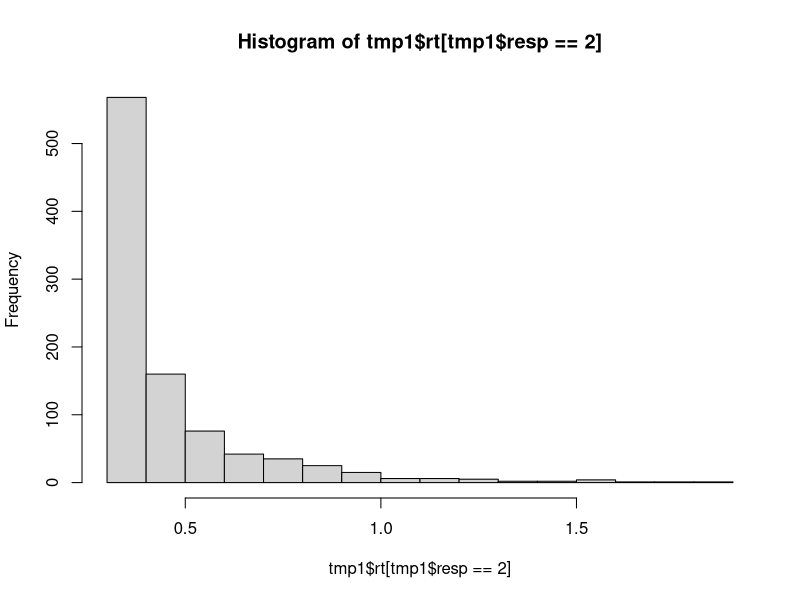
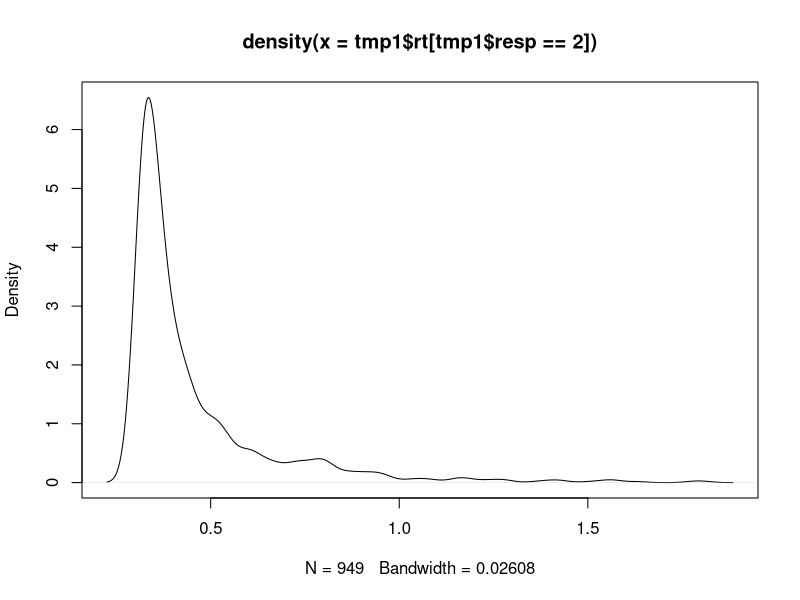
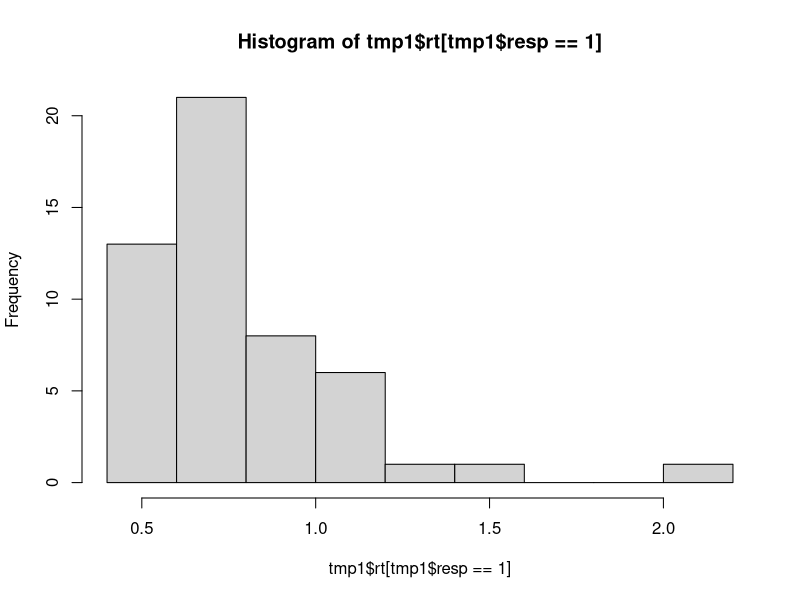
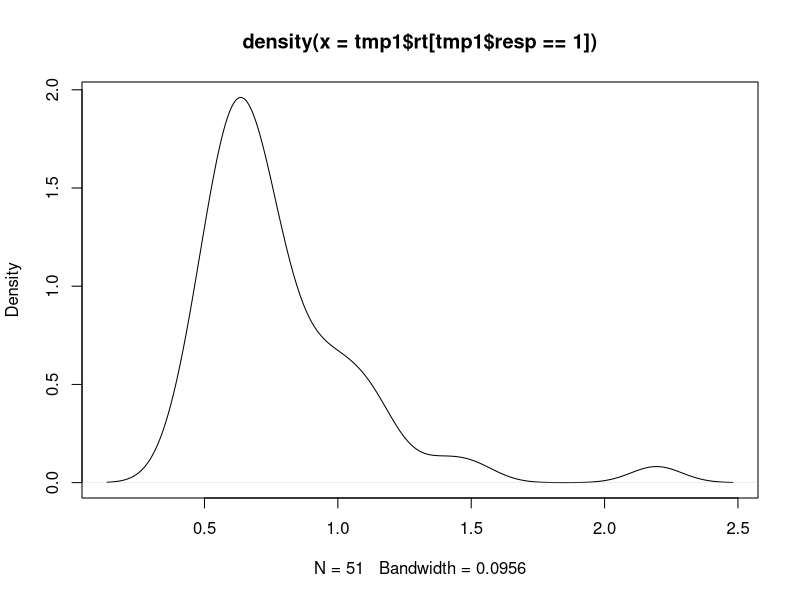

Generate these figures, in order, with R: (Note: this script raises an error after producing the figures.)
simDiffusion=function(N,v,as,ell,ter,z,s,dt,maxiter) {
  resp = rep(-1,N)
  rt = rep(-1,N)
  x = array(NA,c(N,maxiter+1))
  av = as * exp(-ell*(1:maxiter)) 
  x[,1] = z
  iter = 0
  keep = rep(TRUE,N)
  a = av[iter+1]
  while (iter < maxiter) {
    iter = iter + 1
    x[keep,iter+1] = x[keep,iter] + v*dt + s*sqrt(dt)*rnorm(sum(keep))
    if (any(x[keep,iter+1] > a)) {
      resp[keep & x[,iter+1]> a] = 2
      rt[keep & x[,iter+1]> a] = ter + iter*dt - dt/2
      keep[keep & x[,iter+1]> a] = FALSE
    } 
    if (any(x[keep,iter+1] < 0)) {
      resp[keep & x[,iter+1]<0] = 1
      rt[keep & x[,iter+1]<0] = ter + iter*dt - dt/2
      keep[keep & x[,iter+1]<0] = FALSE
    }
    if (sum(keep)==0) {
      break
    }
  }
  return(list(resp=resp,rt=rt,x=x))
}


N=1000
v=1
as=2
ell = .5
ter=0.3
z=as/2
s=1
dt=0.001
maxiter=10000


begin1=proc.time()
tmp1=simDiffusion(N=N,v=v,as=as, ell = ell, ter=ter,z=z,s=s,dt=dt,maxiter=maxiter)
end1=proc.time()
print(end1-begin1)
cat("Correct Proportion: ",mean(tmp1$resp==2),"\n")
cat("Error Proportion: ",mean(tmp1$resp==1),"\n")
cat("Mean Correct RT: ",mean(tmp1$rt[tmp1$resp==2]),"\n")
cat("Mean Error RT: ",mean(tmp1$rt[tmp1$resp==1]),"\n")
hist(tmp1$rt[tmp1$resp==2])
plot(density(tmp1$rt[tmp1$resp==2]))
hist(tmp1$rt[tmp1$resp==1])
plot(density(tmp1$rt[tmp1$resp==1]))


begin2=proc.time()
tmp2=rdiffusion(n=N,a=a,v=v,t0=ter)
end2=proc.time()
print(end2-begin2)
tmp3=list(rt=tmp2$rt,resp=as.numeric(tmp2$response))
cat("Correct Proportion: ",mean(tmp3$resp==2),"\n")
cat("Error Proportion: ",mean(tmp3$resp==1),"\n")
cat("Mean Correct RT: ",mean(tmp3$rt[tmp3$resp==2]),"\n")
cat("Mean Error RT: ",mean(tmp3$rt[tmp3$resp==1]),"\n")
hist(tmp3$rt[tmp3$resp==2])
plot(density(tmp3$rt[tmp3$resp==2]))
hist(tmp3$rt[tmp3$resp==1])
plot(density(tmp3$rt[tmp3$resp==1]))